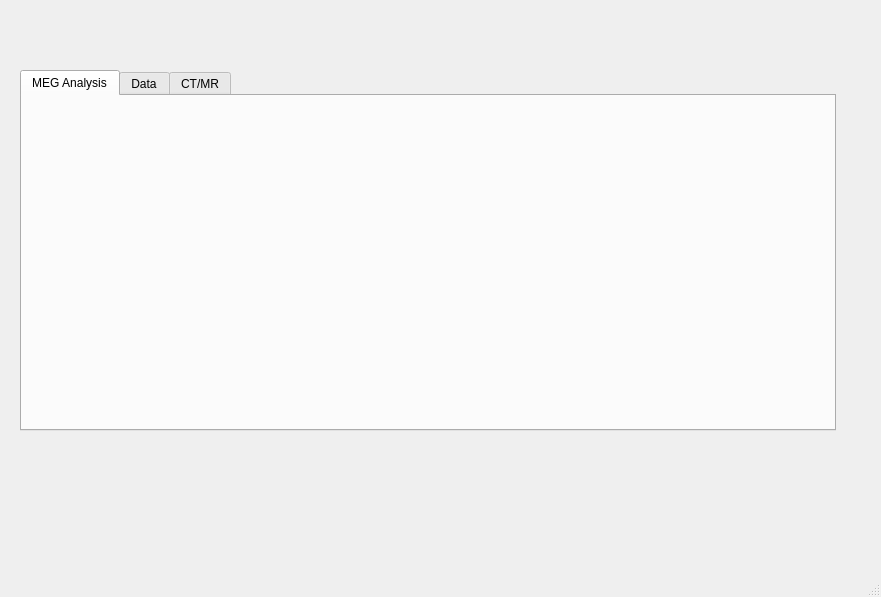
<?xml version="1.0" encoding="UTF-8"?>
<ui version="4.0">
 <class>MainWindow</class>
 <widget class="QMainWindow" name="MainWindow">
  <property name="geometry">
   <rect>
    <x>0</x>
    <y>0</y>
    <width>881</width>
    <height>597</height>
   </rect>
  </property>
  <property name="windowTitle">
   <string>MainWindow</string>
  </property>
  <widget class="QWidget" name="centralwidget">
   <widget class="QWidget" name="verticalLayoutWidget_3">
    <property name="geometry">
     <rect>
      <x>20</x>
      <y>70</y>
      <width>816</width>
      <height>361</height>
     </rect>
    </property>
    <layout class="QVBoxLayout" name="vLytMain" stretch="10">
     <item>
      <widget class="QTabWidget" name="tabWidgetMain">
       <property name="currentIndex">
        <number>0</number>
       </property>
       <widget class="QWidget" name="tabTasks">
        <attribute name="title">
         <string>MEG Analysis</string>
        </attribute>
        <widget class="QWidget" name="verticalLayoutWidget_2">
         <property name="geometry">
          <rect>
           <x>180</x>
           <y>50</y>
           <width>401</width>
           <height>201</height>
          </rect>
         </property>
         <layout class="QVBoxLayout" name="vLytTasksMain"/>
        </widget>
       </widget>
       <widget class="QWidget" name="tabData">
        <attribute name="title">
         <string>Data</string>
        </attribute>
        <widget class="QWidget" name="verticalLayoutWidget_9">
         <property name="geometry">
          <rect>
           <x>20</x>
           <y>30</y>
           <width>771</width>
           <height>181</height>
          </rect>
         </property>
         <layout class="QVBoxLayout" name="vLytData" stretch="1,4,5">
          <item>
           <layout class="QHBoxLayout" name="hLytFilters"/>
          </item>
          <item>
           <layout class="QVBoxLayout" name="vLytPlot"/>
          </item>
          <item>
           <widget class="QTableWidget" name="tblSummary"/>
          </item>
         </layout>
        </widget>
       </widget>
       <widget class="QWidget" name="tabImgData">
        <attribute name="title">
         <string>CT/MR</string>
        </attribute>
        <widget class="QWidget" name="verticalLayoutWidget_4">
         <property name="geometry">
          <rect>
           <x>160</x>
           <y>70</y>
           <width>160</width>
           <height>80</height>
          </rect>
         </property>
         <layout class="QVBoxLayout" name="vLytImgData3D"/>
        </widget>
       </widget>
      </widget>
     </item>
    </layout>
   </widget>
  </widget>
  <widget class="QStatusBar" name="statusbar"/>
  <action name="actionOpen_mat">
   <property name="text">
    <string>Open .mat</string>
   </property>
  </action>
 </widget>
 <resources/>
 <connections/>
</ui>
